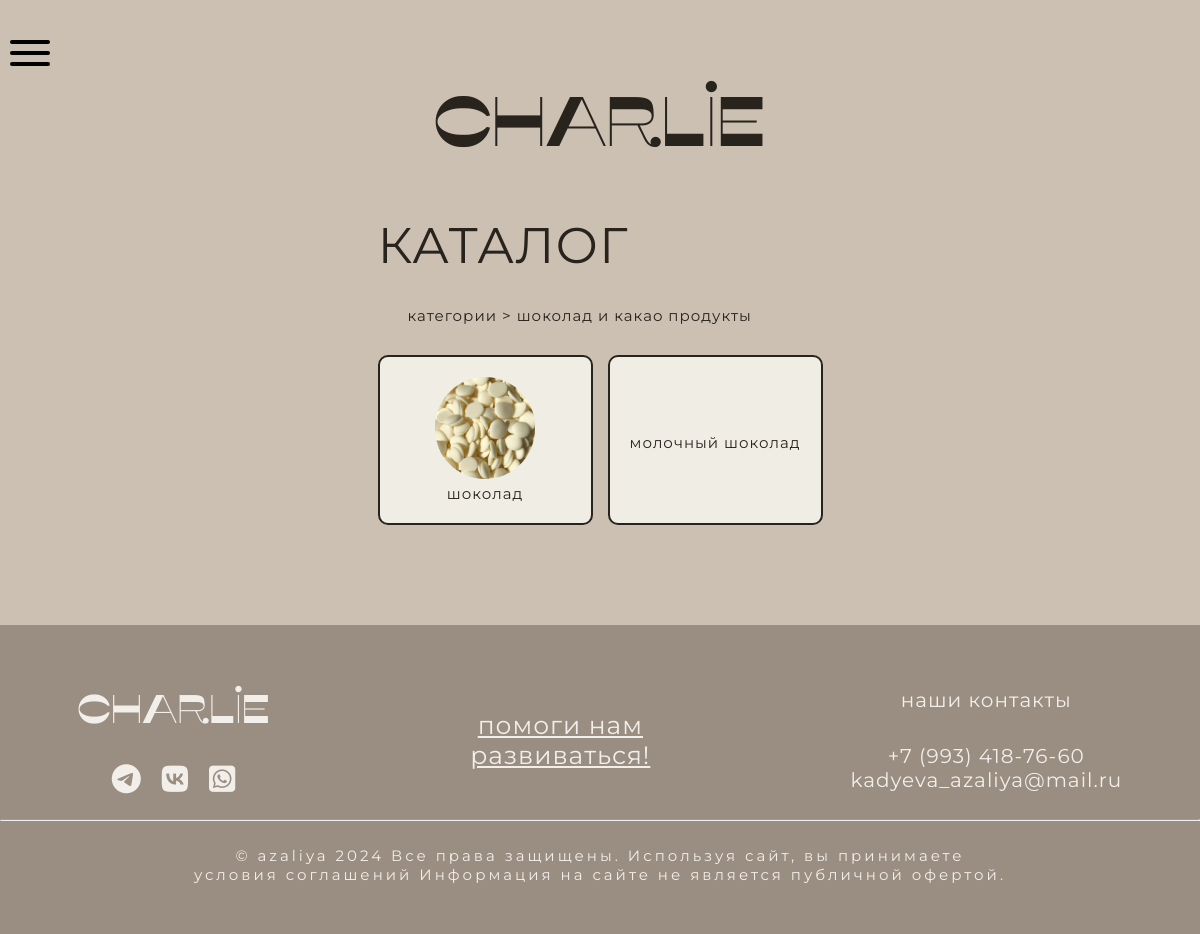
Page /catalog.php?id=1 on the committed database.
### tables this page shows
CREATE TABLE `categories` (
  `id` int NOT NULL,
  `categories_name` varchar(255) DEFAULT NULL,
  `categories_photo` varchar(255) DEFAULT NULL
);

CREATE TABLE `catalog` (
  `id` int NOT NULL,
  `catalog_name` varchar(255) DEFAULT NULL,
  `catalog_photo` varchar(255) DEFAULT NULL,
  `parent_id` int DEFAULT NULL
);

### catalog.php (the view, shortened to what this page needs)
<?
include ('includes/connect.php');
include ('includes/header.php');
if (isset($_GET['id'])) {
    $category_id = $_GET['id'];
} else {
    echo "категория не выбрана";
    exit;
}
?>
<!DOCTYPE html>
<html lang="ru">
<head>
    <link rel="stylesheet" href="https://cdnjs.cloudflare.com/ajax/libs/font-awesome/6.5.1/css/all.min.css"
 />
    <link rel="stylesheet" href="assets/css/style.css">
</head>
<body>
    <div class="title container">
        <a href="index.php">
            <h1>CHARLIE</h1>
        </a>
    </div>
    <div class="catalog container">
        <h2>КАТАЛОГ</h2>
        <div class="catalog_crumbs">
            <a href="categories.php">категории</a>
            <p>></p>
            <?php
            $category_sql = "SELECT * FROM categories WHERE id='$category_id'";
            $category_result = $conn->query($category_sql);
            if ($category_result->num_rows > 0) {
                $category = $category_result->fetch_assoc();
                echo '<a href="catalog.php?id=' . $category['id'] . '">' . $category['categories_name'] . '</a>';
            } else {
                echo "категория не найдена";
                exit;
            }
            ?>
        </div>
        <div class="catalog_block">
            <div class="catalog_cards">
                <?php
                $sql = "SELECT * FROM catalog WHERE parent_id='$category_id'";
                $result = $conn->query($sql);
                if ($result->num_rows > 0) {
                    while ($row = $result->fetch_assoc()) {
                        echo '<a href="products.php?id=' . $row['id'] . '">';
                        echo '<div class="catalog_card">';
                        echo '<img src="' . $row['catalog_photo'] . '" alt="">';
                        echo '<h4>' . $row['catalog_name'] . '</h4>';
                        echo '</div>';
                        echo '</a>';
                    }
                } else {
                    echo "нет товаров в этой категории";
                }
                ?>
            </div>
        </div>
    </div>
</body>
</html>
<?
include ('includes/footer.php');
?>

### rows in the picture
categories: categories_name "шоколад и какао продукты"
catalog: catalog_photo (picture), catalog_name "шоколад"
catalog: catalog_name "молочный шоколад"
